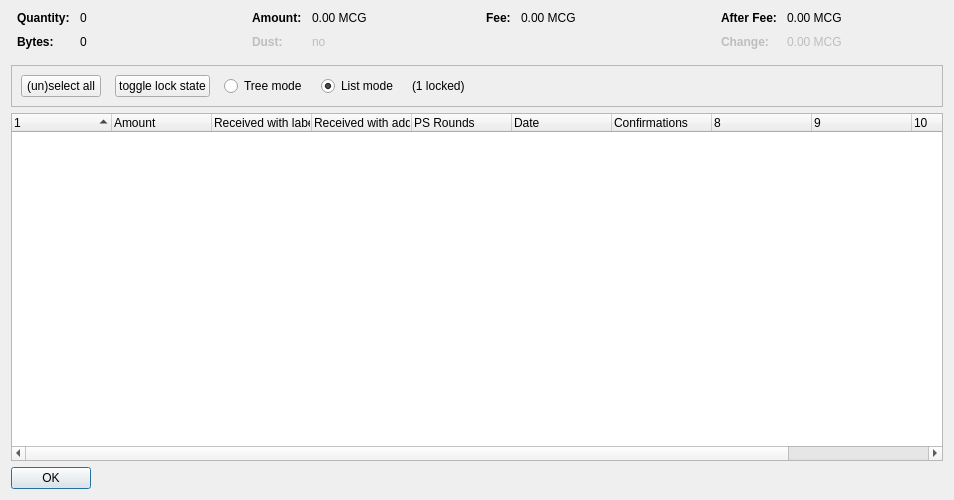
<?xml version="1.0" encoding="UTF-8"?>
<ui version="4.0">
 <class>CoinControlDialog</class>
 <widget class="QDialog" name="CoinControlDialog">
  <property name="geometry">
   <rect>
    <x>0</x>
    <y>0</y>
    <width>954</width>
    <height>500</height>
   </rect>
  </property>
  <property name="windowTitle">
   <string>Coin Selection</string>
  </property>
  <layout class="QVBoxLayout" name="verticalLayout">
   <item>
    <layout class="QHBoxLayout" name="horizontalLayoutTop" stretch="0,0,0,0">
     <property name="topMargin">
      <number>0</number>
     </property>
     <property name="bottomMargin">
      <number>10</number>
     </property>
     <item>
      <layout class="QFormLayout" name="formLayoutCoinControl1">
       <property name="horizontalSpacing">
        <number>10</number>
       </property>
       <property name="verticalSpacing">
        <number>10</number>
       </property>
       <property name="leftMargin">
        <number>6</number>
       </property>
       <property name="rightMargin">
        <number>6</number>
       </property>
       <item row="0" column="0">
        <widget class="QLabel" name="labelCoinControlQuantityText">
         <property name="font">
          <font>
           <weight>75</weight>
           <bold>true</bold>
          </font>
         </property>
         <property name="text">
          <string>Quantity:</string>
         </property>
        </widget>
       </item>
       <item row="0" column="1">
        <widget class="QLabel" name="labelCoinControlQuantity">
         <property name="cursor">
          <cursorShape>IBeamCursor</cursorShape>
         </property>
         <property name="contextMenuPolicy">
          <enum>Qt::ActionsContextMenu</enum>
         </property>
         <property name="text">
          <string notr="true">0</string>
         </property>
         <property name="textInteractionFlags">
          <set>Qt::LinksAccessibleByMouse|Qt::TextSelectableByKeyboard|Qt::TextSelectableByMouse</set>
         </property>
        </widget>
       </item>
       <item row="1" column="0">
        <widget class="QLabel" name="labelCoinControlBytesText">
         <property name="font">
          <font>
           <weight>75</weight>
           <bold>true</bold>
          </font>
         </property>
         <property name="text">
          <string>Bytes:</string>
         </property>
        </widget>
       </item>
       <item row="1" column="1">
        <widget class="QLabel" name="labelCoinControlBytes">
         <property name="cursor">
          <cursorShape>IBeamCursor</cursorShape>
         </property>
         <property name="contextMenuPolicy">
          <enum>Qt::ActionsContextMenu</enum>
         </property>
         <property name="text">
          <string notr="true">0</string>
         </property>
         <property name="textInteractionFlags">
          <set>Qt::LinksAccessibleByMouse|Qt::TextSelectableByKeyboard|Qt::TextSelectableByMouse</set>
         </property>
        </widget>
       </item>
      </layout>
     </item>
     <item>
      <layout class="QFormLayout" name="formLayoutCoinControl2">
       <property name="horizontalSpacing">
        <number>10</number>
       </property>
       <property name="verticalSpacing">
        <number>10</number>
       </property>
       <property name="leftMargin">
        <number>6</number>
       </property>
       <property name="rightMargin">
        <number>6</number>
       </property>
       <item row="0" column="0">
        <widget class="QLabel" name="labelCoinControlAmountText">
         <property name="font">
          <font>
           <weight>75</weight>
           <bold>true</bold>
          </font>
         </property>
         <property name="text">
          <string>Amount:</string>
         </property>
        </widget>
       </item>
       <item row="0" column="1">
        <widget class="QLabel" name="labelCoinControlAmount">
         <property name="cursor">
          <cursorShape>IBeamCursor</cursorShape>
         </property>
         <property name="contextMenuPolicy">
          <enum>Qt::ActionsContextMenu</enum>
         </property>
         <property name="text">
          <string notr="true">0.00 MCG</string>
         </property>
         <property name="textInteractionFlags">
          <set>Qt::LinksAccessibleByMouse|Qt::TextSelectableByKeyboard|Qt::TextSelectableByMouse</set>
         </property>
        </widget>
       </item>
       <item row="1" column="0">
        <widget class="QLabel" name="labelCoinControlLowOutputText">
         <property name="enabled">
          <bool>false</bool>
         </property>
         <property name="font">
          <font>
           <weight>75</weight>
           <bold>true</bold>
          </font>
         </property>
         <property name="text">
          <string>Dust:</string>
         </property>
        </widget>
       </item>
       <item row="1" column="1">
        <widget class="QLabel" name="labelCoinControlLowOutput">
         <property name="enabled">
          <bool>false</bool>
         </property>
         <property name="cursor">
          <cursorShape>IBeamCursor</cursorShape>
         </property>
         <property name="contextMenuPolicy">
          <enum>Qt::ActionsContextMenu</enum>
         </property>
         <property name="text">
          <string notr="true">no</string>
         </property>
         <property name="textInteractionFlags">
          <set>Qt::LinksAccessibleByMouse|Qt::TextSelectableByKeyboard|Qt::TextSelectableByMouse</set>
         </property>
        </widget>
       </item>
      </layout>
     </item>
     <item>
      <layout class="QFormLayout" name="formLayoutCoinControl3">
       <property name="horizontalSpacing">
        <number>10</number>
       </property>
       <property name="verticalSpacing">
        <number>10</number>
       </property>
       <property name="leftMargin">
        <number>6</number>
       </property>
       <property name="rightMargin">
        <number>6</number>
       </property>
       <item row="0" column="0">
        <widget class="QLabel" name="labelCoinControlFeeText">
         <property name="font">
          <font>
           <weight>75</weight>
           <bold>true</bold>
          </font>
         </property>
         <property name="text">
          <string>Fee:</string>
         </property>
        </widget>
       </item>
       <item row="0" column="1">
        <widget class="QLabel" name="labelCoinControlFee">
         <property name="cursor">
          <cursorShape>IBeamCursor</cursorShape>
         </property>
         <property name="contextMenuPolicy">
          <enum>Qt::ActionsContextMenu</enum>
         </property>
         <property name="text">
          <string notr="true">0.00 MCG</string>
         </property>
         <property name="textInteractionFlags">
          <set>Qt::LinksAccessibleByMouse|Qt::TextSelectableByKeyboard|Qt::TextSelectableByMouse</set>
         </property>
        </widget>
       </item>
      </layout>
     </item>
     <item>
      <layout class="QFormLayout" name="formLayoutCoinControl4">
       <property name="horizontalSpacing">
        <number>10</number>
       </property>
       <property name="verticalSpacing">
        <number>10</number>
       </property>
       <property name="leftMargin">
        <number>6</number>
       </property>
       <property name="rightMargin">
        <number>6</number>
       </property>
       <item row="0" column="0">
        <widget class="QLabel" name="labelCoinControlAfterFeeText">
         <property name="font">
          <font>
           <weight>75</weight>
           <bold>true</bold>
          </font>
         </property>
         <property name="text">
          <string>After Fee:</string>
         </property>
        </widget>
       </item>
       <item row="0" column="1">
        <widget class="QLabel" name="labelCoinControlAfterFee">
         <property name="cursor">
          <cursorShape>IBeamCursor</cursorShape>
         </property>
         <property name="contextMenuPolicy">
          <enum>Qt::ActionsContextMenu</enum>
         </property>
         <property name="text">
          <string notr="true">0.00 MCG</string>
         </property>
         <property name="textInteractionFlags">
          <set>Qt::LinksAccessibleByMouse|Qt::TextSelectableByKeyboard|Qt::TextSelectableByMouse</set>
         </property>
        </widget>
       </item>
       <item row="1" column="0">
        <widget class="QLabel" name="labelCoinControlChangeText">
         <property name="enabled">
          <bool>false</bool>
         </property>
         <property name="font">
          <font>
           <weight>75</weight>
           <bold>true</bold>
          </font>
         </property>
         <property name="text">
          <string>Change:</string>
         </property>
        </widget>
       </item>
       <item row="1" column="1">
        <widget class="QLabel" name="labelCoinControlChange">
         <property name="enabled">
          <bool>false</bool>
         </property>
         <property name="cursor">
          <cursorShape>IBeamCursor</cursorShape>
         </property>
         <property name="contextMenuPolicy">
          <enum>Qt::ActionsContextMenu</enum>
         </property>
         <property name="text">
          <string notr="true">0.00 MCG</string>
         </property>
         <property name="textInteractionFlags">
          <set>Qt::LinksAccessibleByMouse|Qt::TextSelectableByKeyboard|Qt::TextSelectableByMouse</set>
         </property>
        </widget>
       </item>
      </layout>
     </item>
    </layout>
   </item>
   <item>
    <widget class="QFrame" name="frame">
     <property name="minimumSize">
      <size>
       <width>0</width>
       <height>40</height>
      </size>
     </property>
     <property name="frameShape">
      <enum>QFrame::StyledPanel</enum>
     </property>
     <property name="frameShadow">
      <enum>QFrame::Sunken</enum>
     </property>
     <layout class="QHBoxLayout" name="horizontalLayout">
      <item>
       <layout class="QHBoxLayout" name="horizontalLayoutPanel" stretch="0,0,0,0,0,0">
        <property name="spacing">
         <number>14</number>
        </property>
        <item>
         <widget class="QPushButton" name="pushButtonSelectAll">
          <property name="sizePolicy">
           <sizepolicy hsizetype="Maximum" vsizetype="Fixed">
            <horstretch>0</horstretch>
            <verstretch>0</verstretch>
           </sizepolicy>
          </property>
          <property name="text">
           <string>(un)select all</string>
          </property>
          <property name="autoDefault">
           <bool>false</bool>
          </property>
         </widget>
        </item>
        <item>
         <widget class="QPushButton" name="pushButtonToggleLock">
          <property name="sizePolicy">
           <sizepolicy hsizetype="Maximum" vsizetype="Fixed">
            <horstretch>0</horstretch>
            <verstretch>0</verstretch>
           </sizepolicy>
          </property>
          <property name="text">
           <string>toggle lock state</string>
          </property>
          <property name="autoDefault">
           <bool>false</bool>
          </property>
         </widget>
        </item>
        <item>
         <widget class="QRadioButton" name="radioTreeMode">
          <property name="sizePolicy">
           <sizepolicy hsizetype="Maximum" vsizetype="Fixed">
            <horstretch>0</horstretch>
            <verstretch>0</verstretch>
           </sizepolicy>
          </property>
          <property name="text">
           <string>Tree mode</string>
          </property>
         </widget>
        </item>
        <item>
         <widget class="QRadioButton" name="radioListMode">
          <property name="sizePolicy">
           <sizepolicy hsizetype="Maximum" vsizetype="Fixed">
            <horstretch>0</horstretch>
            <verstretch>0</verstretch>
           </sizepolicy>
          </property>
          <property name="text">
           <string>List mode</string>
          </property>
          <property name="checked">
           <bool>true</bool>
          </property>
         </widget>
        </item>
        <item>
         <widget class="QLabel" name="labelLocked">
          <property name="text">
           <string>(1 locked)</string>
          </property>
         </widget>
        </item>
        <item>
         <spacer name="horizontalSpacer">
          <property name="orientation">
           <enum>Qt::Horizontal</enum>
          </property>
          <property name="sizeHint" stdset="0">
           <size>
            <width>40</width>
            <height>20</height>
           </size>
          </property>
         </spacer>
        </item>
       </layout>
      </item>
     </layout>
    </widget>
   </item>
   <item>
    <widget class="CoinControlTreeWidget" name="treeWidget">
     <property name="contextMenuPolicy">
      <enum>Qt::CustomContextMenu</enum>
     </property>
     <property name="sortingEnabled">
      <bool>false</bool>
     </property>
     <property name="columnCount">
      <number>11</number>
     </property>
     <attribute name="headerShowSortIndicator" stdset="0">
      <bool>true</bool>
     </attribute>
     <attribute name="headerStretchLastSection">
      <bool>false</bool>
     </attribute>
     <column>
      <property name="text">
       <string/>
      </property>
     </column>
     <column>
      <property name="text">
       <string>Amount</string>
      </property>
     </column>
     <column>
      <property name="text">
       <string>Received with label</string>
      </property>
     </column>
     <column>
      <property name="text">
       <string>Received with address</string>
      </property>
     </column>
     <column>
      <property name="text">
       <string>PS Rounds</string>
      </property>
     </column>
     <column>
      <property name="text">
       <string>Date</string>
      </property>
     </column>
     <column>
      <property name="text">
       <string>Confirmations</string>
      </property>
      <property name="toolTip">
       <string>Confirmed</string>
      </property>
     </column>
     <column>
      <property name="text">
       <string/>
      </property>
     </column>
     <column>
      <property name="text">
       <string/>
      </property>
     </column>
     <column>
      <property name="text">
       <string/>
      </property>
     </column>
     <column>
      <property name="text">
       <string/>
      </property>
     </column>
    </widget>
   </item>
   <item>
    <widget class="QDialogButtonBox" name="buttonBox">
     <property name="sizePolicy">
      <sizepolicy hsizetype="Maximum" vsizetype="Fixed">
       <horstretch>0</horstretch>
       <verstretch>0</verstretch>
      </sizepolicy>
     </property>
     <property name="orientation">
      <enum>Qt::Horizontal</enum>
     </property>
     <property name="standardButtons">
      <set>QDialogButtonBox::Ok</set>
     </property>
    </widget>
   </item>
  </layout>
 </widget>
 <customwidgets>
  <customwidget>
   <class>CoinControlTreeWidget</class>
   <extends>QTreeWidget</extends>
   <header>coincontroltreewidget.h</header>
  </customwidget>
 </customwidgets>
 <resources/>
 <connections/>
</ui>
